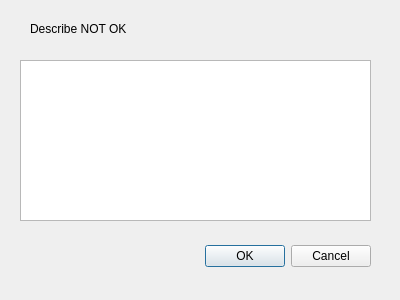
<?xml version="1.0" encoding="UTF-8"?>
<ui version="4.0">
 <class>Dialog</class>
 <widget class="QDialog" name="Dialog">
  <property name="geometry">
   <rect>
    <x>0</x>
    <y>0</y>
    <width>400</width>
    <height>300</height>
   </rect>
  </property>
  <property name="windowTitle">
   <string>Dialog</string>
  </property>
  <widget class="QDialogButtonBox" name="buttonBox">
   <property name="geometry">
    <rect>
     <x>30</x>
     <y>240</y>
     <width>341</width>
     <height>32</height>
    </rect>
   </property>
   <property name="orientation">
    <enum>Qt::Horizontal</enum>
   </property>
   <property name="standardButtons">
    <set>QDialogButtonBox::Cancel|QDialogButtonBox::Ok</set>
   </property>
  </widget>
  <widget class="QTextEdit" name="textEdit">
   <property name="geometry">
    <rect>
     <x>20</x>
     <y>60</y>
     <width>351</width>
     <height>161</height>
    </rect>
   </property>
  </widget>
  <widget class="QLabel" name="label">
   <property name="geometry">
    <rect>
     <x>30</x>
     <y>20</y>
     <width>261</width>
     <height>17</height>
    </rect>
   </property>
   <property name="text">
    <string>Describe NOT OK</string>
   </property>
  </widget>
 </widget>
 <resources/>
 <connections>
  <connection>
   <sender>buttonBox</sender>
   <signal>accepted()</signal>
   <receiver>Dialog</receiver>
   <slot>accept()</slot>
   <hints>
    <hint type="sourcelabel">
     <x>248</x>
     <y>254</y>
    </hint>
    <hint type="destinationlabel">
     <x>157</x>
     <y>274</y>
    </hint>
   </hints>
  </connection>
  <connection>
   <sender>buttonBox</sender>
   <signal>rejected()</signal>
   <receiver>Dialog</receiver>
   <slot>reject()</slot>
   <hints>
    <hint type="sourcelabel">
     <x>316</x>
     <y>260</y>
    </hint>
    <hint type="destinationlabel">
     <x>286</x>
     <y>274</y>
    </hint>
   </hints>
  </connection>
 </connections>
</ui>
